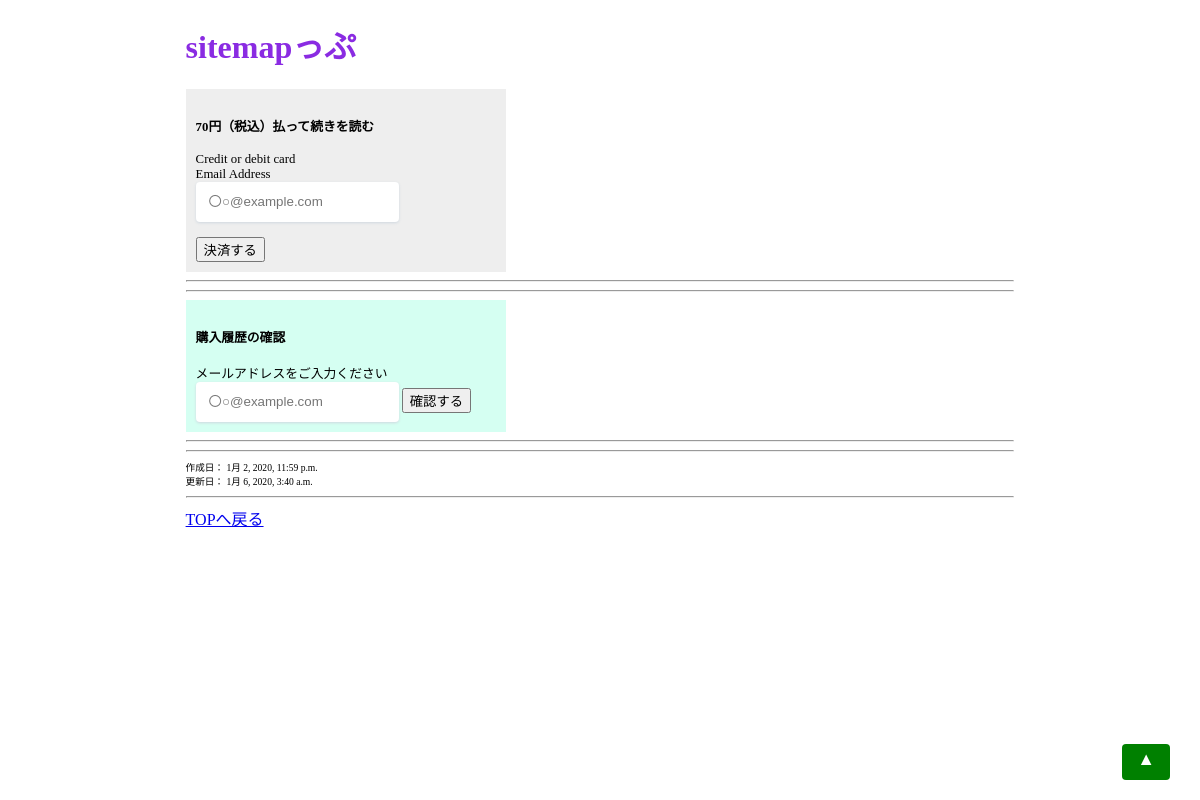
Screenshot of /sitemap/ with the database file from the repository.
### blog/models.py (models this page shows, shortened)
class Post(models.Model):
    title = models.CharField(max_length=100)
    slug = models.SlugField()
    text = MarkdownxField()
    price = models.IntegerField(null=True)
    created_datetime = models.DateTimeField(auto_now_add=True)
    updated_datetime = models.DateTimeField(auto_now=True)
    def formatted_markdown(self):
        return markdownify(self.text)

### blog/views.py (the view)
# urls.py: path('<slug:slug>/', views.fee_detail, name='fee_detail'),
def fee_detail(request, slug):
    post = get_object_or_404(Post, slug=slug)
    blog_price = post.price
    if blog_price > 0:
        stripe.api_key = 'sk_test_L3ocIJYmmqbktHeyfNh9t9I600OpJsBvke'
        if request.method == "POST":
            try:
                user_email = request.POST['input_mail']
                amount = blog_price
                customer = stripe.Customer.create(
                    email = user_email,
                    source=request.POST['stripeToken']
                )
                print("stripe.Customer.create()     OK!")
                paied = stripe.Charge.create(
                    customer=customer.id,
                    amount=amount,
                    currency='jpy',
                    description='ブログのdjangoでStripe中....',
                    receipt_email=user_email,
                )
                print("stripe.Charge.create()     OK!")
                if paied["status"]=="succeeded":
                    sells_data = Sell()
                    sells_data.sold_blog = post
                    sells_data.customer_mail = user_email
                    sells_data.Date = timezone.now()
                    sells_data.price = amount
                    sells_data.save()
                    return render(request, 'blog/paid_detail.html', {'post': post})
                else:
                    pay_status = paied["status"]
                    return render(request, 'blog/fee_detail.html', {'post': post,  'pay_status':pay_status})
            except stripe.error.StripeError:
                print("error......")
        else:
            sample_text = "Stripe上手くいくかな....."
        return render(request, 'blog/fee_detail.html', {'post': post})
    else:
        return render(request, 'blog/detail.html', {'post':post}) # 0円記事のパターン

### blog/templates/blog/fee_detail.html (shortened to what this page needs)
{% extends 'blog/base.html' %}
{% load static %}
{% block content %}
<link rel="stylesheet" href="{% static 'css/pay-stripe.css' %}">
<h1>{{ post.title }}</h1>
<div style="width:300px;font-size:0.8em;background-color:#eeeeee;padding-top: 10px;padding-right: 10px;padding-bottom: 10px;padding-left: 10px;">
<h4>{{ post.price }}円（税込）払って続きを読む</h4>
<form method="post" id="payment-form">
    <div class="form-row inline">
        <div class="col">
            <label for="card-element">
            Credit or debit card
            </label>
        </div>
        <div class="col">
        <label for="email">
        Email Address
        </label><br>
        <input id="email" name="input_mail"  type="email" placeholder="〇○@example.com"  required>
    </div>
    </div>
  <br>
  <button>決済する</button>
</form>
</div>
<hr>
<hr>
{% if inputed_email %}
{% else %}
<div style="width:300px;font-size:0.8em;background-color:#d5fff2;padding-top: 10px;padding-right: 10px;padding-bottom: 10px;padding-left: 10px;">
<h4>購入履歴の確認</h4>
<form action="{% url 'post:purchased_check' post.slug%}" method="post">
<label for="check_mail">
メールアドレスをご入力ください
</label><br>
<input id="email" name="check_mail"  type="email" placeholder="〇○@example.com"  required>
<button type="submit">確認する</button>
</form>
</div>
<hr>
<hr>
{% endif %}
<div style="font-size:0.6em">
作成日： {{ post.created_datetime }}
<br>
更新日： {{ post.updated_datetime }}
</div>
<hr>
{% endblock %}

### blog/static/css/blog.css (style rules this page uses)
h1 { color: blueviolet; }

### blog/static/css/pay-stripe.css (style rules this page uses)
input, .StripeElement { box-sizing: border-box; height: 40px; padding: 10px 12px; border: 1px solid transparent; border-radius: 4px; background-color: white; box-shadow: 0 1px 3px 0 #e6ebf1; -webkit-transition: box-shadow 150ms ease; transition: box-shadow 150ms ease; }
input, .StripeElement--focus { box-shadow: 0 1px 3px 0 #cfd7df; }

### rows the page displays
Post: title "sitemapっぷ", price "70", created_datetime "1月 2, 2020, 11:59 p.m.", updated_datetime "1月 6, 2020, 3:40 a.m."
